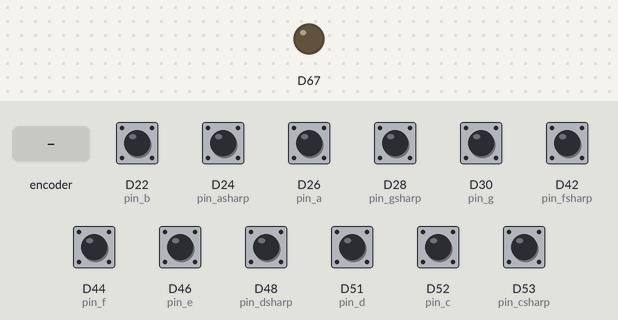
Simulated run of this sketch. Board: Arduino Due. Shown: output pins drawn as LEDs (lit = HIGH). The test bench sets the inputs (shaded band); at power-on: D22 (pin_b), D24 (pin_asharp), D26 (pin_a), D28 (pin_gsharp), D30 (pin_g), D42 (pin_fsharp), D44 (pin_f), D46 (pin_e), D48 (pin_dsharp), D51 (pin_d), D52 (pin_c), D53 (pin_csharp) HIGH (analog values on the 0–1023 scale).

Above: at 1.2 s.
1.3 s: rotary encoder on D26 (pin_a) / D22 (pin_b) turned 3 steps (first pin leading)
At 2.2 s:
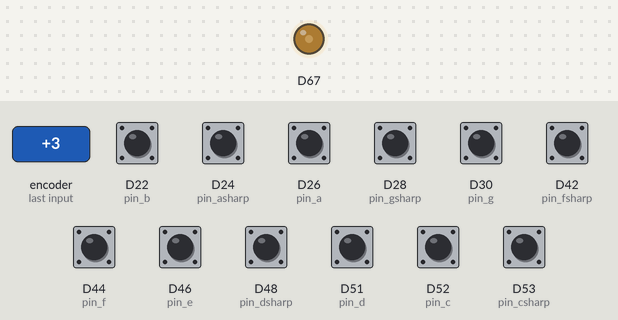
4.3 s: D30 (pin_g) pulled LOW for 0.15 s
At 5.6 s:
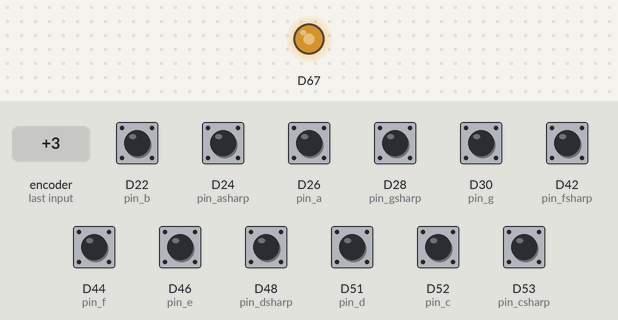
5.9 s: D42 (pin_fsharp) pulled LOW for 0.15 s
At 7.0 s:
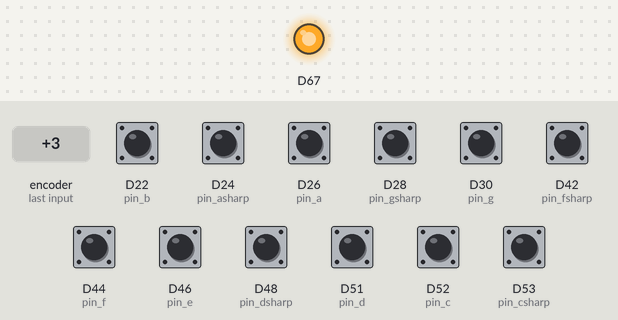
7.5 s: D44 (pin_f) pulled LOW for 1 s
At 9.4 s:
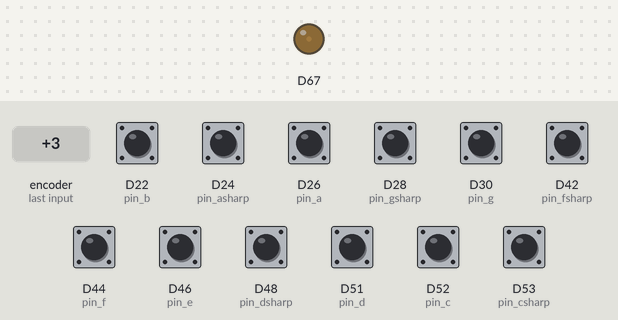
10.5 s: D24 (pin_asharp) pulled LOW for 0.15 s
At 11.7 s:
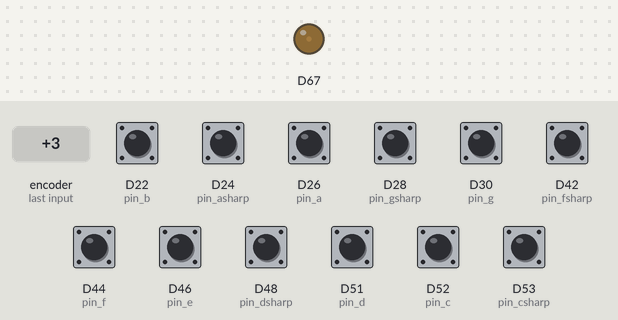
12.1 s: D28 (pin_gsharp) pulled LOW for 0.15 s
At 12.9 s:
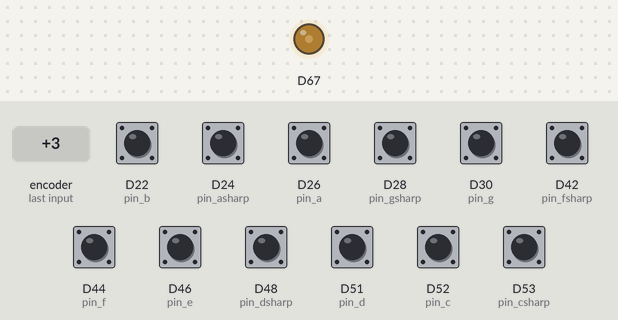
Timing chart, 0 to 14.7 s (numbered marks = the images above; inputs shaded):
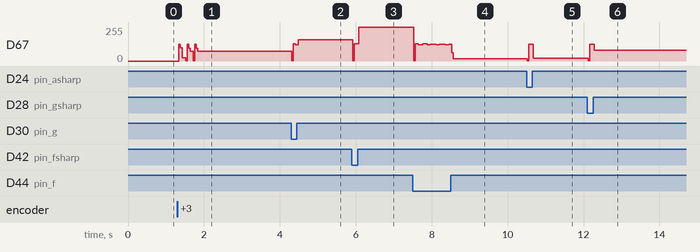

The sketch:

may_05_monophony.ino
```cpp
//CODE WORKS! Tested at 2am by Nikhil on 5/3/14

//#include "Waveforms.h"

// declaring all I/O
int pin_c = 52;
int pin_csharp = 53;
int pin_d = 51;
int pin_dsharp = 48;
int pin_e = 46;
int pin_f = 44;
int pin_fsharp = 42;
int pin_g = 30;
int pin_gsharp = 28;
int pin_a = 26;
int pin_asharp = 24;
int pin_b = 22;


int buttons[12]={pin_c, pin_csharp, pin_d, pin_dsharp, pin_e, pin_f, pin_fsharp, pin_g, pin_gsharp, pin_a, pin_asharp, pin_b};

#define maxWaveform 4
#define maxSamplesNum 120

// Sin wave
static int waveformsTable[maxSamplesNum] =
  {
    0x7ff, 0x86a, 0x8d5, 0x93f, 0x9a9, 0xa11, 0xa78, 0xadd, 0xb40, 0xba1,
    0xbff, 0xc5a, 0xcb2, 0xd08, 0xd59, 0xda7, 0xdf1, 0xe36, 0xe77, 0xeb4,
    0xeec, 0xf1f, 0xf4d, 0xf77, 0xf9a, 0xfb9, 0xfd2, 0xfe5, 0xff3, 0xffc,
    0xfff, 0xffc, 0xff3, 0xfe5, 0xfd2, 0xfb9, 0xf9a, 0xf77, 0xf4d, 0xf1f,
    0xeec, 0xeb4, 0xe77, 0xe36, 0xdf1, 0xda7, 0xd59, 0xd08, 0xcb2, 0xc5a,
    0xbff, 0xba1, 0xb40, 0xadd, 0xa78, 0xa11, 0x9a9, 0x93f, 0x8d5, 0x86a,
    0x7ff, 0x794, 0x729, 0x6bf, 0x655, 0x5ed, 0x586, 0x521, 0x4be, 0x45d,
    0x3ff, 0x3a4, 0x34c, 0x2f6, 0x2a5, 0x257, 0x20d, 0x1c8, 0x187, 0x14a,
    0x112, 0xdf, 0xb1, 0x87, 0x64, 0x45, 0x2c, 0x19, 0xb, 0x2,
    0x0, 0x2, 0xb, 0x19, 0x2c, 0x45, 0x64, 0x87, 0xb1, 0xdf,
    0x112, 0x14a, 0x187, 0x1c8, 0x20d, 0x257, 0x2a5, 0x2f6, 0x34c, 0x3a4,
    0x3ff, 0x45d, 0x4be, 0x521, 0x586, 0x5ed, 0x655, 0x6bf, 0x729, 0x794
  };

// will need to set pin for octave control

float sampletime_one;
//float sampletime_two;

// setting the frequency of each note, if we decide to change octaves, these can easily be changed by multiplying
// the frequency by 2^(octave)

float c = 523.25*pow(2,7);
float csharp = 554.37*pow(2,7);
float d = 587.33*pow(2,7);
float dsharp = 622.25*pow(2,7);
float e = 659.25*pow(2,7);
float f = 698.46*pow(2,7);
float fsharp = 739.99*pow(2,7);
float g = 783.99*pow(2,7);
float gsharp = 830.61*pow(2,7);
float a = 880.00*pow(2,7);
float asharp = 932.33*pow(2,7);
float b = 987.77*pow(2,7);

float frequencies[12] = { c, csharp, d, dsharp, e, f, fsharp, g, gsharp, a, asharp, b};

//int maxSamplesNum = 120;

void setup () {

  analogWriteResolution(12);  // set the analog output resolution to 12 bit 4096 levels
  analogReadResolution(12);   // set the analog input resolution to 12 bit

  // to eliminate the need for external pullup resistors for each key, buttons are declared this way
  pinMode(pin_c,INPUT_PULLUP);
  pinMode(pin_csharp,INPUT_PULLUP);
  pinMode(pin_d,INPUT_PULLUP);
  pinMode(pin_dsharp,INPUT_PULLUP);
  pinMode(pin_e,INPUT_PULLUP);
  pinMode(pin_f,INPUT_PULLUP);
  pinMode(pin_fsharp,INPUT_PULLUP);
  pinMode(pin_g,INPUT_PULLUP);
  pinMode(pin_gsharp,INPUT_PULLUP);
  pinMode(pin_a,INPUT_PULLUP);
  pinMode(pin_asharp,INPUT_PULLUP);
  pinMode(pin_b,INPUT_PULLUP);

  // analog pin for octave controller

  Serial.begin(9600);

}

void loop () {
  while(1) {
    checkButton_one();
    //checkButton_two();
    waveform_one();
    }
  }

// we could implement 2 note polyphony, by having one function that outputs the waveform for to the one DAC pin, and a second function that writes to the // other pin


// function checks which button is being pressed and sets the appropriate frequency
void checkButton_one() {
  int x = 6;

    for (int i = 0; i < 12; i++) {

        if (digitalRead(buttons[i]) == LOW) {
            sampletime_one = 1000000.00 / frequencies[i];

            //Serial.println(frequencies[i]);
        }
    }
}

// set global variables for incrementation within the checkbutton for loops, then pass note value from checkbutton functions to waveform functions
// checkbutton won't send anything if it detects the same button as the first function
/*
void checkButton_two() {
      for (int i = 0; i < 12; i++) {
        if (buttons[i] == LOW) {
            sampletime_two = 1000000.00 / frequencies[i];
        }
    }
}
*/

// if any buttons are low (activated), write output wave form as long as button is held
void waveform_one () {
    for (int i = 0; i < 12; i++) {
        if (digitalRead(buttons[i]) == LOW) {
            int j = 0;
            while (digitalRead(buttons[i]) == LOW) {
                int output_table = waveformsTable[j];
                analogWrite (DAC1, output_table); // write the selected waveform on DAC0
                //Serial.println(output_table);
                j++;
                    if(j == maxSamplesNum) { // Reset the counter to repeat the wave
                        j = 0;
                    }

                delayMicroseconds(sampletime_one);
            }
        }
    }
}

/*
void waveform_two () {
  for (int i = 0; i < 13; i++) {
    if (digitalRead(buttons[i]) == LOW) {
            int j = 0;
            while (digitalRead(buttons[i]) == LOW) {
                analogWrite (DAC1, waveformsTable[j]); // write the selected waveform on DAC1
                j++;
                    if(j == maxSamplesNum) { // Reset the counter to repeat the wave
                        j = 0;
                    }
                delayMicroseconds(sampletime_two);
                }
            }
        }
    }
    */
```

Measured:
- after the input at 1.3 s, D67: ramps from 127/255 to 1/255 and jumps back, once every 0.21 s
- after the input at 4.3 s, D67: 75/255 → 121/255 at once, → 160/255 0.16 s later
- after the input at 5.9 s, D67: 160/255 → 128/255 at once, → 253/255 0.16 s later
- after the input at 10.5 s, D67: 17/255 → 124/255 at once, → 20/255 0.16 s later
- after the input at 12.1 s, D67: 20/255 → 126/255 at once, → 81/255 0.16 s later
